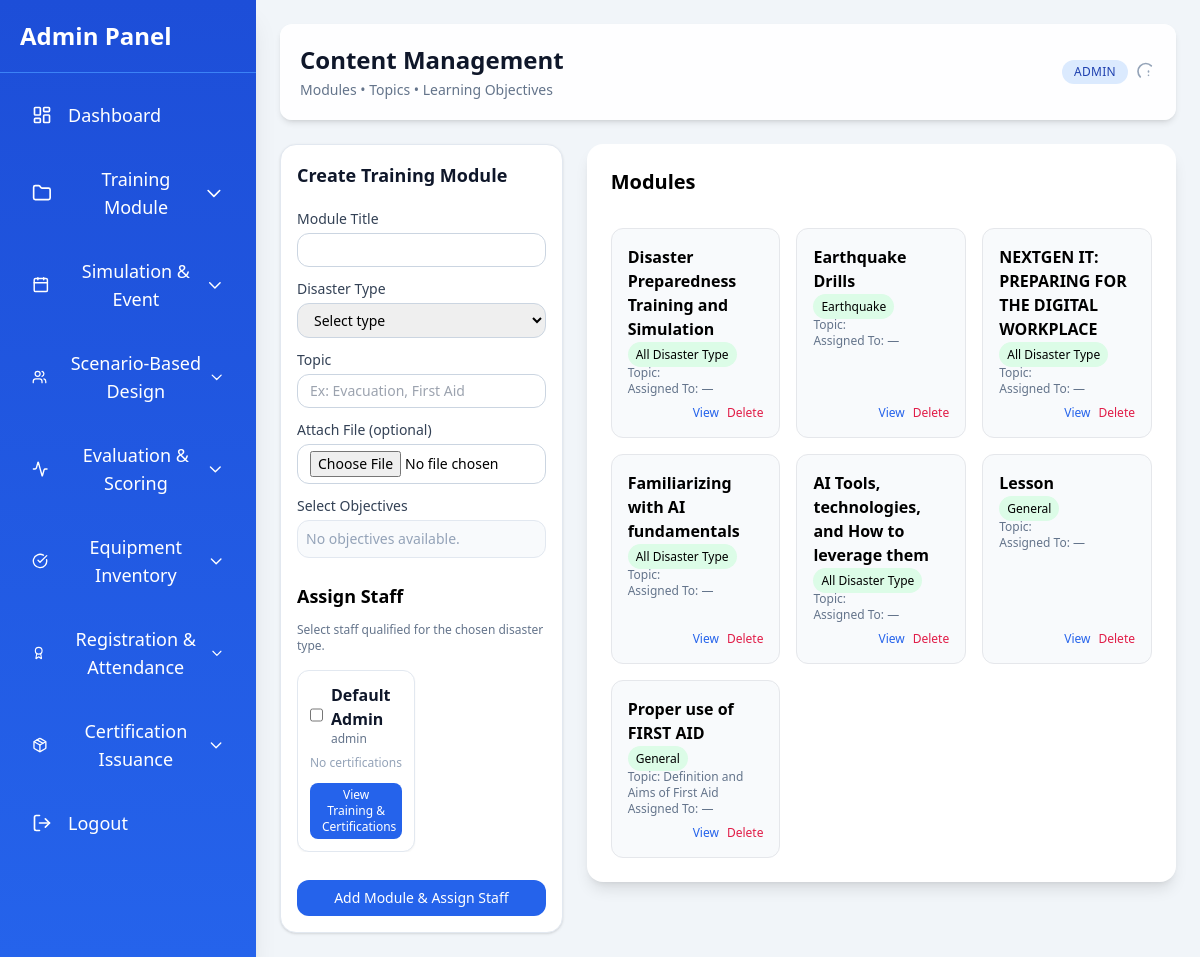
Page /admin/module1/module1.1.php (signed in) on the committed database.
### tables this page shows
CREATE TABLE `staff` (
  `id` int(11) NOT NULL,
  `name` varchar(255) NOT NULL,
  `email` varchar(255) NOT NULL,
  `password` varchar(255) NOT NULL,
  `role` enum('admin','staff') NOT NULL DEFAULT 'staff',
  `certification` varchar(255) DEFAULT NULL
);

CREATE TABLE `training_modules` (
  `id` int(11) NOT NULL,
  `title` varchar(255) NOT NULL,
  `prerequisite_id` int(11) DEFAULT NULL,
  `objectives` text NOT NULL,
  `disaster_type` varchar(100) NOT NULL,
  `topic` varchar(255) NOT NULL,
  `file_name` varchar(255) DEFAULT NULL,
  `status` enum('pending','approved','rejected') DEFAULT 'pending',
  `created_by` varchar(50) DEFAULT 'staff',
  `created_at` timestamp NOT NULL DEFAULT current_timestamp(),
  `description` text DEFAULT NULL,
  `is_mandatory` tinyint(1) NOT NULL DEFAULT 0,
  `updated_at` timestamp NULL DEFAULT current_timestamp() ON UPDATE current_timestamp(),
  `category_id` int(11) DEFAULT NULL
);

### admin/module1/module1.1.php (the view, shortened to what this page needs)
<?php
$DB_HOST = "localhost";
$DB_USER = "root";
$DB_PASS = "";
$DB_NAME = "training_management";
$conn = new mysqli($DB_HOST, $DB_USER, $DB_PASS, $DB_NAME);
$conn->set_charset("utf8mb4");
$staff_res = $conn->query("SELECT id, name, role FROM staff ORDER BY name ASC");
$staff_list = [];
if ($staff_res && $staff_res->num_rows > 0) {
    while ($row = $staff_res->fetch_assoc()) {
        $row['expertise'] = $row['role'];
        $staff_list[] = $row;
    }
}
function e($v) { return htmlspecialchars($v ?? '', ENT_QUOTES, 'UTF-8'); }
$disaster_types = ["General","Earthquake","Tsunami","Volcanic Eruption","Flood","Typhoon","Tornado","Landslide","Wildfire","Others"];
function renderStaffAssignmentPanel($conn, $disaster_types, $staff_list) {
    $objectives_res = $conn->query("SELECT * FROM learning_objectives ORDER BY id DESC");
    ?>
<div class="big-card p-4 bg-white rounded-2xl shadow border border-slate-200 w-full flex flex-col gap-4">
    <h3 class="text-lg font-bold text-slate-900 mb-1">Create Training Module</h3>
    <form method="POST" enctype="multipart/form-data" class="flex flex-col gap-3 w-full">
        <div class="flex flex-col gap-1">
            <label class="font-medium text-slate-700 text-sm">Module Title</label>
            <input name="title" required class="w-full border border-slate-300 px-3 py-1.5 rounded-xl focus:ring-1 focus:ring-blue-400 focus:outline-none text-sm">
        </div>
        <div class="flex flex-col gap-1">
            <label class="font-medium text-slate-700 text-sm">Disaster Type</label>
            <select id="module_disaster_type" name="disaster_type" required class="w-full border border-slate-300 px-3 py-1.5 rounded-xl focus:ring-1 focus:ring-blue-400 focus:outline-none text-sm">
                <option value="">Select type</option>
            </select>
        </div>
        <div class="flex flex-col gap-1">
            <label class="font-medium text-slate-700 text-sm">Topic</label>
            <input name="topic" placeholder="Ex: Evacuation, First Aid" class="w-full border border-slate-300 px-3 py-1.5 rounded-xl focus:ring-1 focus:ring-blue-400 focus:outline-none text-sm">
        </div>
        <div class="flex flex-col gap-1">
            <label class="font-medium text-slate-700 text-sm">Attach File (optional)</label>
            <input type="file" name="module_file" class="border border-slate-300 px-3 py-1.5 rounded-xl focus:ring-1 focus:ring-blue-400 focus:outline-none text-sm">
        </div>
        <div class="flex flex-col gap-1">
            <label class="font-medium text-slate-700 text-sm">Select Objectives</label>
            <div class="max-h-40 overflow-auto border border-slate-200 rounded-xl p-2 bg-slate-50 flex flex-col gap-2">
                <?php if($objectives_res && $objectives_res->num_rows):
                    while($o = $objectives_res->fetch_assoc()): ?>
                        <label class="flex flex-col gap-1 bg-white border border-slate-200 rounded-xl p-2 hover:shadow transition text-sm">
                            <div class="flex items-center gap-1">
                                <input type="checkbox" name="objectives[]" value="<?= (int)$o['id'] ?>" <?= $o['module_id']?'disabled':'' ?> class="mt-0.5">
                                <span class="font-medium"><?= e($o['title']) ?></span>
                            </div>
                            <span class="text-xs text-slate-500"><?= e(short($o['description'])) ?></span>
                            <?php if(!empty($o['file_path'])): ?>
                                <a href="<?= e($o['file_path']) ?>" target="_blank" class="text-blue-600 text-xs hover:underline">Attached File</a>
                            <?php endif; ?>
                        </label>
                    <?php endwhile;
                else: ?>
                    <div class="text-slate-400 text-sm">No objectives available.</div>
                <?php endif; ?>
            </div>
        </div>
<h3 class="text-lg font-semibold mt-3">Assign Staff</h3>
<p class="text-slate-500 text-xs mb-1">Select staff qualified for the chosen disaster type.</p>
<div class="grid grid-cols-1 md:grid-cols-2 gap-3 max-h-80 overflow-auto">
<?php foreach ($staff_list as $s): ?>
    <?php
        $qualified = [];
    ?>
    <div class="rounded-xl border border-slate-200 p-3 bg-white shadow-sm hover:shadow-md transition-all flex flex-col gap-2">
        <label class="flex items-center gap-2">
            <input type="checkbox"
                   name="staff_ids[]"
                   value="<?= (int)$s['id'] ?>"
                   class="h-4 w-4 text-blue-600 rounded border-slate-300">
            <div>
                <strong class="text-slate-900"><?= e($s['name']) ?></strong>
                <p class="text-xs text-slate-500"><?= e($s['role']) ?></p>
            </div>
        </label>
        <div class="flex flex-wrap gap-1">
            <?php if (!empty($qualified)): ?>
                <?php foreach ($qualified as $q): ?>
                    <span class="bg-blue-100 text-blue-700 text-[10px] px-2 py-1 rounded-full">
                        <?= e($q) ?>
                    </span>
                <?php endforeach; ?>
            <?php else: ?>
                <span class="text-xs text-slate-400">No certifications</span>
            <?php endif; ?>
        </div>
        <button type="button"
                onclick="openStaffModal(<?= $s['id'] ?>)"
                class="text-xs mt-1 px-3 py-1 bg-blue-600 text-white rounded-lg hover:bg-blue-700 transition">
            View Training & Certifications
        </button>
    </div>
<?php endforeach; ?>
</div>
        <button type="submit" class="mt-4 px-5 py-2 bg-blue-600 text-white rounded-xl hover:bg-blue-700 transition text-sm">Add Module & Assign Staff</button>
    </form>
</div>
<?php
}
function renderTopicPanelWithFilter($conn) {
    $modules_res = $conn->query("SELECT * FROM training_modules ORDER BY topic ASC");
    ?>
    <div class="big-card p-6 bg-white rounded-2xl shadow-lg flex flex-col gap-4">
        <h3 class="text-xl font-bold">Modules</h3>
        <div class="grid grid-cols-1 sm:grid-cols-2 lg:grid-cols-3 gap-4 mt-4" id="modulesGrid">
            <?php if($modules_res && $modules_res->num_rows):
                while($m=$modules_res->fetch_assoc()):
                    $assignees=[];
            ?>
            <div class="module-card p-4 bg-slate-50 border rounded-xl flex flex-col justify-between hover:bg-slate-100">
                <div>
                    <h4 class="font-semibold"><?= e($m['title']) ?></h4>
                    <span class="text-xs bg-green-100 px-2 py-1 rounded-full"><?= e($m['disaster_type']) ?></span>
                    <div class="text-xs text-slate-500">Topic: <?= e($m['topic'] ?? '—') ?></div>
                    <div class="text-xs text-slate-500">Assigned To: <?= !empty($assignees)? e(implode(', ',$assignees)) : '—' ?></div>
                </div>
                <div class="flex gap-2 mt-2 justify-end items-center text-xs">
                    <button class="text-blue-600 hover:underline view-btn" data-id="<?= (int)$m['id'] ?>">View</button>
                    <form method="POST" class="inline" onsubmit="return confirm('Delete this module?');">
                        <button type="submit" class="text-rose-600 hover:underline">Delete</button>
                    </form>
                </div>
            </div>
            <?php endwhile; else: ?>
                <div class="text-slate-400 col-span-full">No modules.</div>
            <?php endif; ?>
        </div>
    </div>
    <?php
}
?>
<!DOCTYPE html>
<html lang="en">
<head>
<script src="https://cdn.tailwindcss.com"></script>
</head>
<body class="bg-slate-100 h-screen overflow-hidden">
<div class="flex h-full">
<?php include "../sidebar.php"; ?>
<div class="flex-1 overflow-auto p-6">
<header class="bg-white/90 backdrop-blur-sm p-5 rounded-xl shadow-md mb-6 flex flex-col md:flex-row justify-between items-start md:items-center gap-3">
    <div class="flex flex-col">
        <h1 class="text-2xl font-bold text-slate-900">Content Management</h1>
        <p class="text-sm text-slate-500 mt-1">Modules • Topics • Learning Objectives</p>
    </div>
    <div class="flex items-center gap-2">
        <span class="inline-block bg-blue-100 text-blue-800 px-3 py-1 rounded-full text-xs font-medium uppercase tracking-wide">
            Admin
        </span>
        <svg xmlns="http://www.w3.org/2000/svg" class="h-5 w-5 text-slate-400" fill="none" viewBox="0 0 24 24" stroke="currentColor">
            <path stroke-linecap="round" stroke-linejoin="round" stroke-width="2" d="M5.121 17.804A9 9 0 1118.364 4.56M15 11v1m0 4h.01" />
        </svg>
    </div>
</header>
<div class="grid grid-cols-1 lg:grid-cols-3 gap-6">
    <aside><?php renderStaffAssignmentPanel($conn, $disaster_types, $staff_list); ?></aside>
    <main class="col-span-2"><?php renderTopicPanelWithFilter($conn); ?></main>
</div>
</div>
</body>
</html>

### admin/module1/module1.1.php (style rules this page uses)
.big-card { background:white;padding:16px;border-radius:12px;box-shadow:0 4px 20px rgba(0,0,0,.06); }

### rows in the picture
staff: name "Default Admin", role "admin"
training_modules: title "Disaster Preparedness Training and Simulation", disaster_type "All Disaster Type"
training_modules: title "Earthquake Drills", disaster_type "Earthquake"
training_modules: title "NEXTGEN IT: PREPARING FOR THE DIGITAL WORKPLACE", disaster_type "All Disaster Type"
training_modules: title "Familiarizing with AI fundamentals", disaster_type "All Disaster Type"
training_modules: title "AI Tools, technologies, and How to leverage them", disaster_type "All Disaster Type"
training_modules: title "Lesson", disaster_type "General"
training_modules: title "Proper use of FIRST AID", disaster_type "General", topic "Definition and Aims of First Aid"
